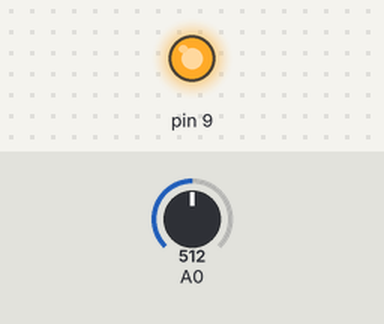
The sketch below on a simulated Arduino Leonardo, built with avr-gcc and run on an emulated ATmega32U4. On the bench: output pins drawn as LEDs (lit = HIGH). The test bench sets the inputs (shaded band); at power-on: A0 = 512. What the sketch prints to the serial monitor is not drawn.

Above: at 1.2 s.
1.3 s: A0 set to 991
2.8 s: A0 set to 1011
At 3.9 s:
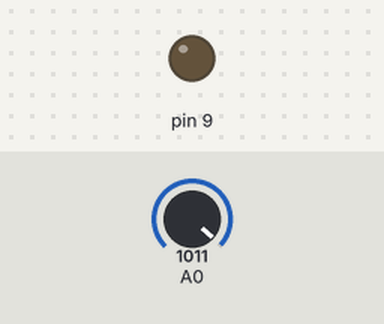
4.5 s: A0 set to 992
At 5.1 s:
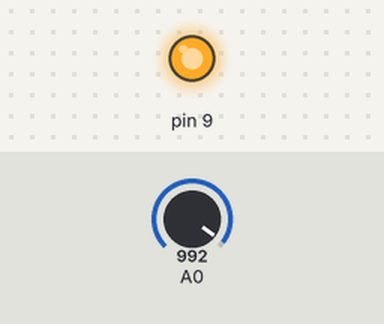
6.0 s: A0 set to 1012
At 7.4 s:
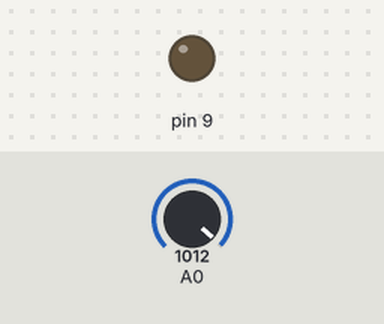
Timing chart, 0 to 8.5 s (numbered marks = the images above; inputs shaded):
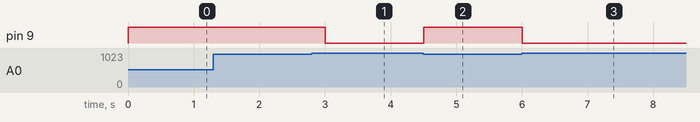

Measured:
- the behaviour switches between 1001 and 1002 on A0 (found by bisection; images 0 and 1)
- after the input at 1.3 s, every drawn part: stays the same
- after the input at 2.8 s, pin 9: HIGH → LOW after 0.20 s
- after the input at 4.5 s, pin 9: LOW → HIGH at once
- after the input at 6.0 s, pin 9: HIGH → LOW at once

The sketch:

Micro_HC_06_test.ino
```cpp
void setup()
{
  // set digital pin to control as an output
  pinMode(9, OUTPUT);
  // set the data rate for the SoftwareSerial port
  Serial1.begin(9600);
  Serial.begin(9600);
  // Send test message to other device
  Serial.println("Hello from Arduino");

  pinMode(A0,INPUT);
}
char a; // stores incoming character from other device
void loop()
{
  //if (Serial1.available())
  // if text arrived in from BT serial...
  //{
    a=(Serial1.read());
    if (a=='1')
    {
      digitalWrite(9, HIGH);
      Serial1.println("LED on");
    }
    if (a=='2')
    {
      digitalWrite(9, LOW);
      Serial1.println("LED off");
    }
    if (a=='?')
    {
      Serial1.println("Send '1' to turn LED on");
      Serial1.println("Send '2' to turn LED off");
    }

    int lightRead = (analogRead(A0));
    //int new_lightRead = (analogRead(A0));
    //int ledOutput = map(lightRead, 1, 1023, 0, 254);
    int ledOutput = lightRead;
    //int new_ledOutput = new_lightRead;

//    if (ledOutput < 1010) {
    if (ledOutput < 1002) {
      //ledOutput = 0;
      digitalWrite(9, HIGH);
      //Serial1.write(ledOutput);
      Serial1.println("Lid is open");
    } else {
      digitalWrite(9, LOW);
      //Serial1.write(ledOutput);
      Serial1.println("Lid is close");
    }
    Serial1.println(ledOutput);
    delay(1500);
  //}

//    // Photoresistor
//    int lightRead = (analogRead(A0));
//    //int ledOutput = map(lightRead, 1, 1023, 0, 254);
//    int ledOutput = lightRead;
//    if (ledOutput < 1000) {
//      //ledOutput = 0;
//      digitalWrite(9, LOW);
//      Serial1.write(ledOutput);
//      Serial.println("Lid is open");
//    } else {
//      digitalWrite(9, HIGH);
//      Serial1.write(ledOutput);
//      Serial.println("Lid is close");
//    }
//    Serial.println(ledOutput);
//    delay(1500);
}
```
